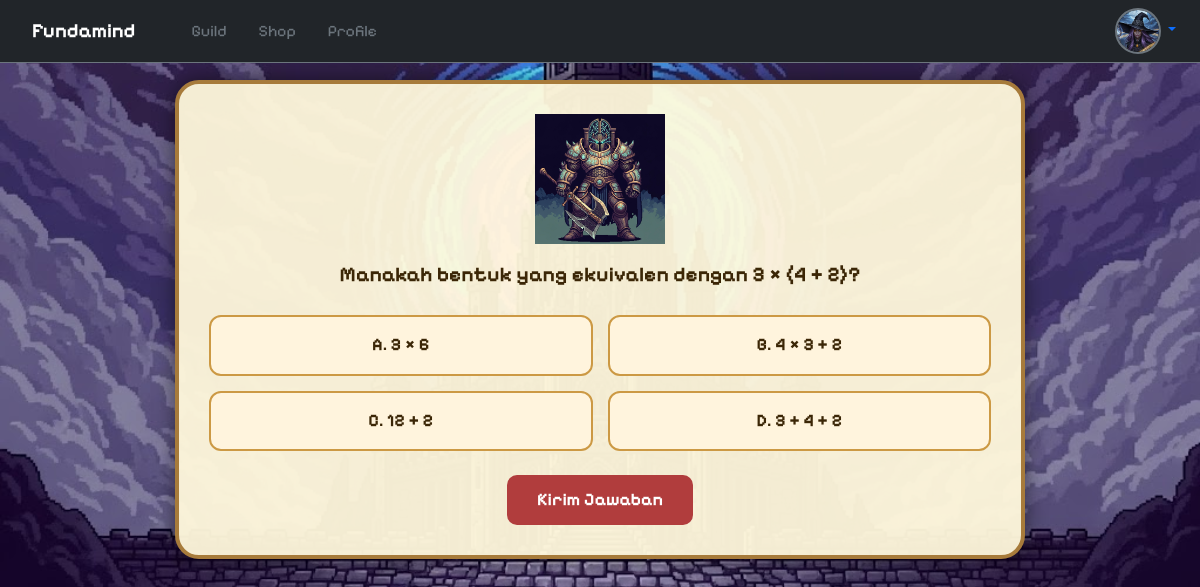
The app's page /pages/boss_play.php?id_boss=1 (signed in) with its own data.
### tables this page shows
CREATE TABLE `boss_quests` (
  `id_boss` int NOT NULL,
  `id_quest` int DEFAULT NULL,
  `nama_boss` varchar(100) DEFAULT NULL,
  `chapter_start` int DEFAULT NULL,
  `chapter_end` int DEFAULT NULL,
  `deskripsi_boss` text,
  `background_image` varchar(255) DEFAULT NULL,
  `boss_image` varchar(255) DEFAULT NULL,
  `xp_reward` int DEFAULT '0',
  `coin_reward` int DEFAULT '0'
);

CREATE TABLE `boss_questions` (
  `id_question` int NOT NULL,
  `id_boss` int DEFAULT NULL,
  `pertanyaan` text,
  `pilihan_a` text,
  `pilihan_b` text,
  `pilihan_c` text,
  `pilihan_d` text,
  `jawaban_benar` char(1) DEFAULT NULL,
  `petunjuk` text
);

### pages/boss_play.php (the view, shortened to what this page needs)
<?php
include 'db.php';
$id_boss = $_GET['id_boss'] ?? 0;
$queryBoss = mysqli_query($koneksi, "
    SELECT b.*, q.judul AS judul_quest
    FROM boss_quests b
    JOIN quests q ON b.id_quest = q.id_quest
    WHERE b.id_boss = $id_boss
");
$boss = mysqli_fetch_assoc($queryBoss);
$boss_image = '../assets/images/' . $boss['boss_image'];
$currentIndex = $_SESSION['boss_current'];
$questionIds = $_SESSION['boss_questions'];
$currentQuestionId = $questionIds[$currentIndex];
$questionData = mysqli_fetch_assoc(mysqli_query($koneksi, "
    SELECT * FROM boss_questions
    WHERE id_question = $currentQuestionId AND id_boss = $id_boss
"));
?>
<!DOCTYPE html>
<html lang="id">
<head>
    <link href="https://cdn.jsdelivr.net/npm/bootstrap@5.3.3/dist/css/bootstrap.min.css" rel="stylesheet">
</head>
<body>
    <?php include 'includes/navbar.php'; ?>
    <div class="battle-box">
        <div class="text-center">
            <img src="<?= $boss_image ?>" alt="Boss" class="boss-image">
        </div>
        <form method="POST">
            <div class="question"><?= htmlspecialchars($questionData['pertanyaan']) ?></div>
            <div class="choices">
                <?php foreach (['a', 'b', 'c', 'd'] as $opt): ?>
                    <label>
                        <div class="choice-card">
                            <?= strtoupper($opt) ?>. <?= htmlspecialchars($questionData['pilihan_' . $opt]) ?>
                        </div>
                    </label>
                <?php endforeach; ?>
            </div>
            <div class="text-center mt-4">
                <button type="submit" class="submit-btn">Kirim Jawaban</button>
            </div>
        </form>
    </div>
</body>
</html>

### records on screen
boss_quests: boss_image (picture)
boss_questions: pertanyaan "Manakah bentuk yang ekuivalen dengan 3 × (4 + 2)?", pilihan_a "3 × 6", pilihan_b "4 × 3 + 2", pilihan_c "12 + 2", pilihan_d "3 + 4 + 2"

### other values on screen
$opt "A"
$opt "B"
$opt "C"
$opt "D"
